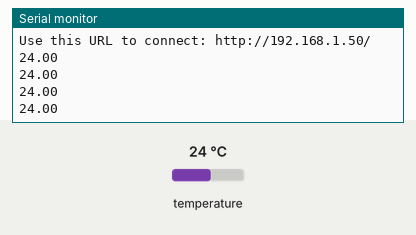
Recording of a sketch running on a simulated ESP8266 (NodeMCU). Shown: the last lines printed to the serial monitor. The test bench sets the inputs (shaded band); at power-on: temperature 24 °C. WiFi joins after 1.5 s; servers stay silent unless stated.

Above: at 2.7 s.
2.8 s: temperature set to 12 °C
At 4.1 s:
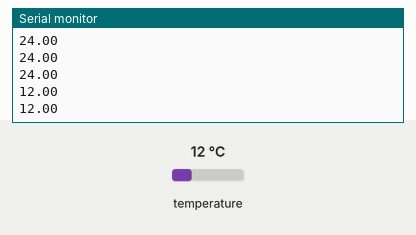
4.3 s: temperature set to 19 °C
At 5.4 s:
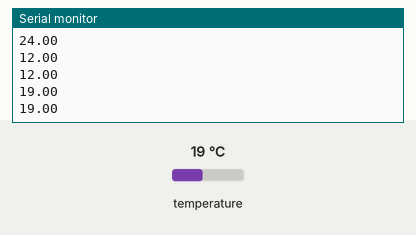
Timing chart, 0 to 7.3 s (numbered marks = the images above; inputs shaded):
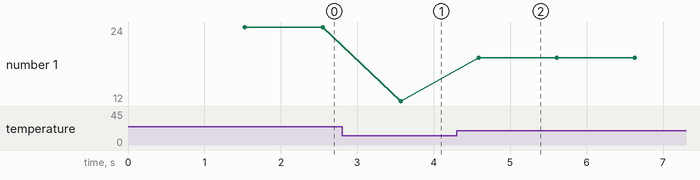

The sketch:

BeerThermo.ino
```cpp
// Biblioteca para Leitura do Termometro
#include <OneWire.h>
#include <ESP8266WiFi.h>
#include "FS.h"

const char* ssid = "HERZOG LIVETIM";
const char* password = "umbrella";

WiFiServer server(80);

int pinThermometer = 2; // Equivale ao D4 no NodeMCU

// Cria um novo termometro com base no pino declarado.
OneWire ds(pinThermometer);

void setup(void) {
  // Inicia a conexão serial
  Serial.begin(115200);

  // Chama método para iniciar o WiFi.
  setupWifi();
}

void loop(void) {
  // Lê a temperatura
  float temperature = getTemp();
  Serial.println(temperature);

  sendTempToClient(temperature);
  delay(1000); // Espera por 1 segundo.

}

// Função para leitura da temperatura
float getTemp() {
  //returns the temperature from one DS18S20 in DEG

  byte data[12];
  byte addr[8];

  if ( !ds.search(addr)) {
    //no more sensors on chain, reset search
    ds.reset_search();
    Serial.println("Reset Search");
    return -1000;
  }

  if ( OneWire::crc8( addr, 7) != addr[7]) {
    Serial.println("CRC is not valid!");
    return -1000;
  }

  if ( addr[0] != 0x10 && addr[0] != 0x28) {
    Serial.print("Device is not recognized");
    return -1000;
  }

  ds.reset();
  ds.select(addr);
  ds.write(0x44, 1); // start conversion, with parasite power on at the end

  byte present = ds.reset();
  ds.select(addr);
  ds.write(0xBE); // Read Scratchpad


  for (int i = 0; i < 9; i++) { // we need 9 bytes
    data[i] = ds.read();
  }

  ds.reset_search();

  byte MSB = data[1];
  byte LSB = data[0];

  float tempRead = ((MSB << 8) | LSB); //using two's compliment
  float TemperatureSum = tempRead / 16;

  Serial.println(TemperatureSum);
  return TemperatureSum;
}

// Função para iniciar conexão WiFi.
void setupWifi(){
  // Connect to WiFi network
  Serial.println();
  Serial.print("Conectando à ");
  Serial.println(ssid);

  WiFi.begin(ssid, password);

  while (WiFi.status() != WL_CONNECTED) {
    delay(500);
    Serial.print(".");
  }

  Serial.println("");
  Serial.println("WiFi connected");

  // Start the server
  server.begin();
  Serial.println("Server started");

  // Print the IP address
  Serial.print("Use this URL to connect: ");
  Serial.print("http://");
  Serial.print(WiFi.localIP());
  Serial.println("/");
}

// Funçào para enviar temperatura para página:
void sendTempToClient(float temp) {
  // Verifica se o usuário conectou.
  WiFiClient client = server.available();
  if (!client) {
    return;
  }

  // Envia uma página básica HTML com a temperatura.
  client.println("HTTP/1.1 200 OK");
  client.println("Content-Type: text/html");
  client.println(""); // Essa linha é necessária.
  client.println("<!DOCTYPE HTML>");
  client.println("<html>");
  client.print("Temperatura: ");
  client.print(temp);
  client.print(" C");
  client.println("<br><br>");
  client.println("</html>");
}
```

Measured:
- after the input at 2.8 s, the serial monitor: prints a new line after 0.77 s (image 1)
- after the input at 4.3 s, the serial monitor: prints a new line after 0.29 s (image 2)
- plotted number 1: 24 → 12 after the input at 2.8 s, 12 → 19 after the input at 4.3 s
